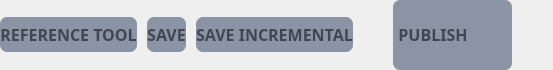
                            <widget class="QFrame" name="frame_shots_active_btn">
                             <property name="maximumSize">
                              <size>
                               <width>16777215</width>
                               <height>70</height>
                              </size>
                             </property>
                             <property name="styleSheet">
                              <string notr="true"/>
                             </property>
                             <property name="frameShape">
                              <enum>QFrame::NoFrame</enum>
                             </property>
                             <property name="frameShadow">
                              <enum>QFrame::Raised</enum>
                             </property>
                             <layout class="QHBoxLayout" name="horizontalLayout_20">
                              <property name="spacing">
                               <number>10</number>
                              </property>
                              <property name="leftMargin">
                               <number>0</number>
                              </property>
                              <property name="topMargin">
                               <number>0</number>
                              </property>
                              <property name="bottomMargin">
                               <number>0</number>
                              </property>
                              <item>
                               <widget class="QPushButton" name="btn_shots_reference_tool">
                                <property name="minimumSize">
                                 <size>
                                  <width>0</width>
                                  <height>35</height>
                                 </size>
                                </property>
                                <property name="font">
                                 <font>
                                  <family>Quicksand</family>
                                  <pointsize>12</pointsize>
                                  <weight>75</weight>
                                  <bold>true</bold>
                                 </font>
                                </property>
                                <property name="styleSheet">
                                 <string notr="true">QPushButton{
	background-color:#8B94A4;
	color:#414752;
	border-radius:7px;

}
QPushButton:hover{
	color:#FFF;
}

QPushButton:pressed{
	color:#FFF;
	background-color:#000000;
}</string>
                                </property>
                                <property name="text">
                                 <string>REFERENCE TOOL</string>
                                </property>
                               </widget>
                              </item>
                              <item>
                               <widget class="QPushButton" name="btn_shots_save">
                                <property name="minimumSize">
                                 <size>
                                  <width>0</width>
                                  <height>35</height>
                                 </size>
                                </property>
                                <property name="font">
                                 <font>
                                  <family>Quicksand</family>
                                  <pointsize>12</pointsize>
                                  <weight>75</weight>
                                  <bold>true</bold>
                                 </font>
                                </property>
                                <property name="styleSheet">
                                 <string notr="true">QPushButton{
	background-color:#8B94A4;
	color:#414752;
	border-radius:7px;
}
QPushButton:hover{
	color:#FFF;
}

QPushButton:pressed{
	color:#FFF;
	background-color:#000000;
}</string>
                                </property>
                                <property name="text">
                                 <string>SAVE</string>
                                </property>
                               </widget>
                              </item>
                              <item>
                               <widget class="QPushButton" name="btn_shots_save_incremental">
                                <property name="minimumSize">
                                 <size>
                                  <width>0</width>
                                  <height>35</height>
                                 </size>
                                </property>
                                <property name="font">
                                 <font>
                                  <family>Quicksand</family>
                                  <pointsize>12</pointsize>
                                  <weight>75</weight>
                                  <bold>true</bold>
                                 </font>
                                </property>
                                <property name="styleSheet">
                                 <string notr="true">QPushButton{
	background-color:#8B94A4;
	color:#414752;
	border-radius:7px;
}
QPushButton:hover{
	color:#FFF;
}

QPushButton:pressed{
	color:#FFF;
	background-color:#000000;
}</string>
                                </property>
                                <property name="text">
                                 <string>SAVE INCREMENTAL</string>
                                </property>
                               </widget>
                              </item>
                              <item>
                               <widget class="QFrame" name="frame_shots_publish_btn">
                                <property name="styleSheet">
                                 <string notr="true">QFrame{
	background-color:#8B94A4;
	border-radius:7px;
	margin-left:30px;
	margin-right:30px;
}</string>
                                </property>
                                <property name="frameShape">
                                 <enum>QFrame::NoFrame</enum>
                                </property>
                                <property name="frameShadow">
                                 <enum>QFrame::Raised</enum>
                                </property>
                                <layout class="QHBoxLayout" name="horizontalLayout_21">
                                 <property name="spacing">
                                  <number>0</number>
                                 </property>
                                 <property name="leftMargin">
                                  <number>0</number>
                                 </property>
                                 <property name="topMargin">
                                  <number>0</number>
                                 </property>
                                 <property name="bottomMargin">
                                  <number>0</number>
                                 </property>
                                 <item>
                                  <widget class="QPushButton" name="btn_shots_publish">
                                   <property name="font">
                                    <font>
                                     <family>Quicksand</family>
                                     <pointsize>12</pointsize>
                                     <weight>75</weight>
                                     <bold>true</bold>
                                    </font>
                                   </property>
                                   <property name="styleSheet">
                                    <string notr="true">QPushButton{
	color:#414752;
}
QPushButton:hover{
	color:#FFF;
}

QPushButton:pressed{
	color:#FFF;
	background-color:#000000;
	border-radius:10px
}</string>
                                   </property>
                                   <property name="text">
                                    <string>PUBLISH</string>
                                   </property>
                                   <property name="flat">
                                    <bool>true</bool>
                                   </property>
                                  </widget>
                                 </item>
                                 <item>
                                  <widget class="QPushButton" name="ico_shots_publish">
                                   <property name="maximumSize">
                                    <size>
                                     <width>30</width>
                                     <height>16777215</height>
                                    </size>
                                   </property>
                                   <property name="font">
                                    <font>
                                     <family>Quicksand</family>
                                     <pointsize>12</pointsize>
                                    </font>
                                   </property>
                                   <property name="styleSheet">
                                    <string notr="true">QPushButton {
	background-color:transparent;
	border:none;
}

QPushButton:hover {
	icon:url(:/icons/icons/engrenage_h.png)
}</string>
                                   </property>
                                   <property name="text">
                                    <string/>
                                   </property>
                                   <property name="icon">
                                    <iconset resource="../../media/ressource.qrc">
                                     <normaloff>:/icons/icons/engrenage.png</normaloff>:/icons/icons/engrenage.png</iconset>
                                   </property>
                                   <property name="iconSize">
                                    <size>
                                     <width>30</width>
                                     <height>30</height>
                                    </size>
                                   </property>
                                  </widget>
                                 </item>
                                </layout>
                               </widget>
                              </item>
                             </layout>
                            </widget>
